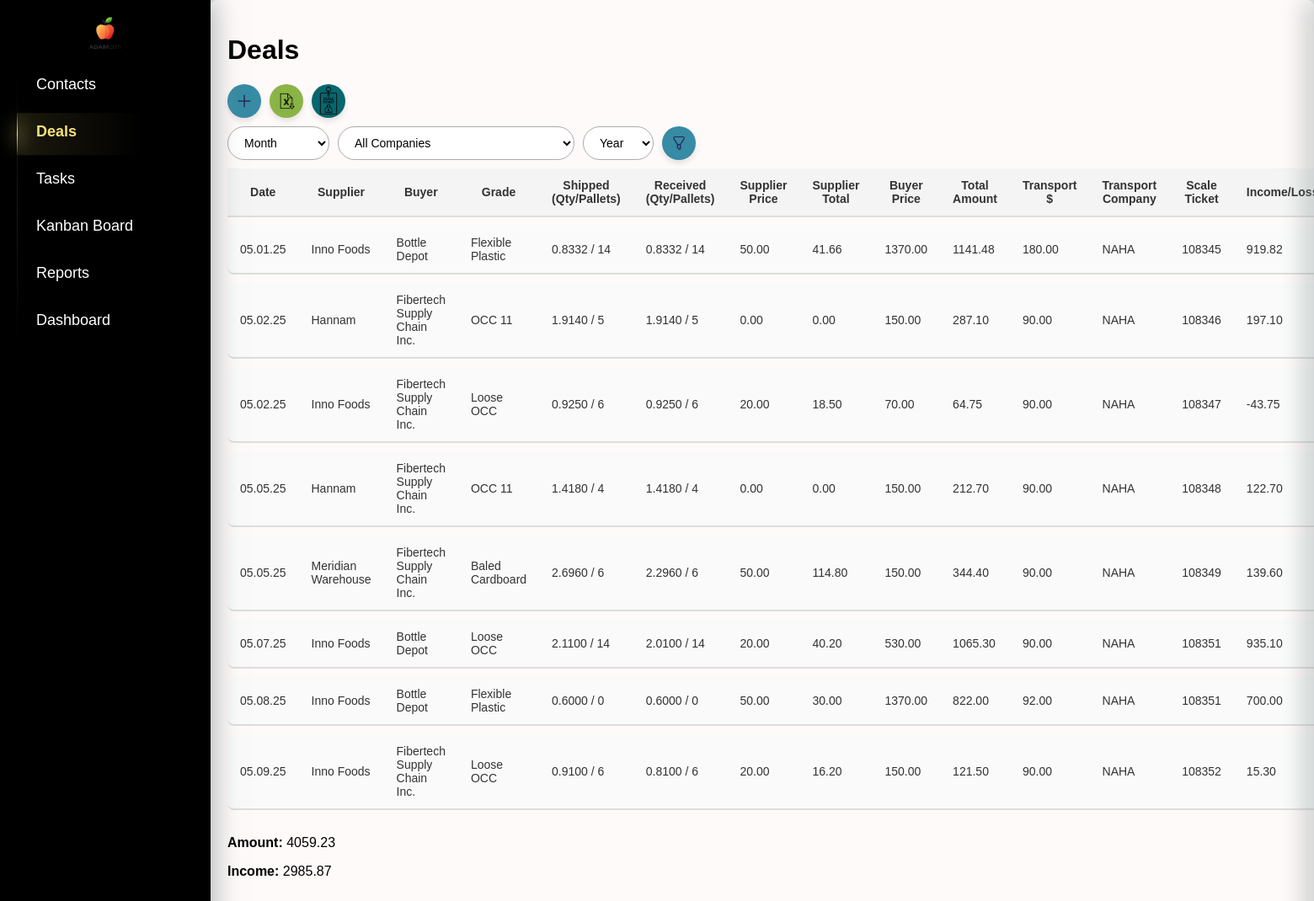
Page /deals/ on the earlier database version.
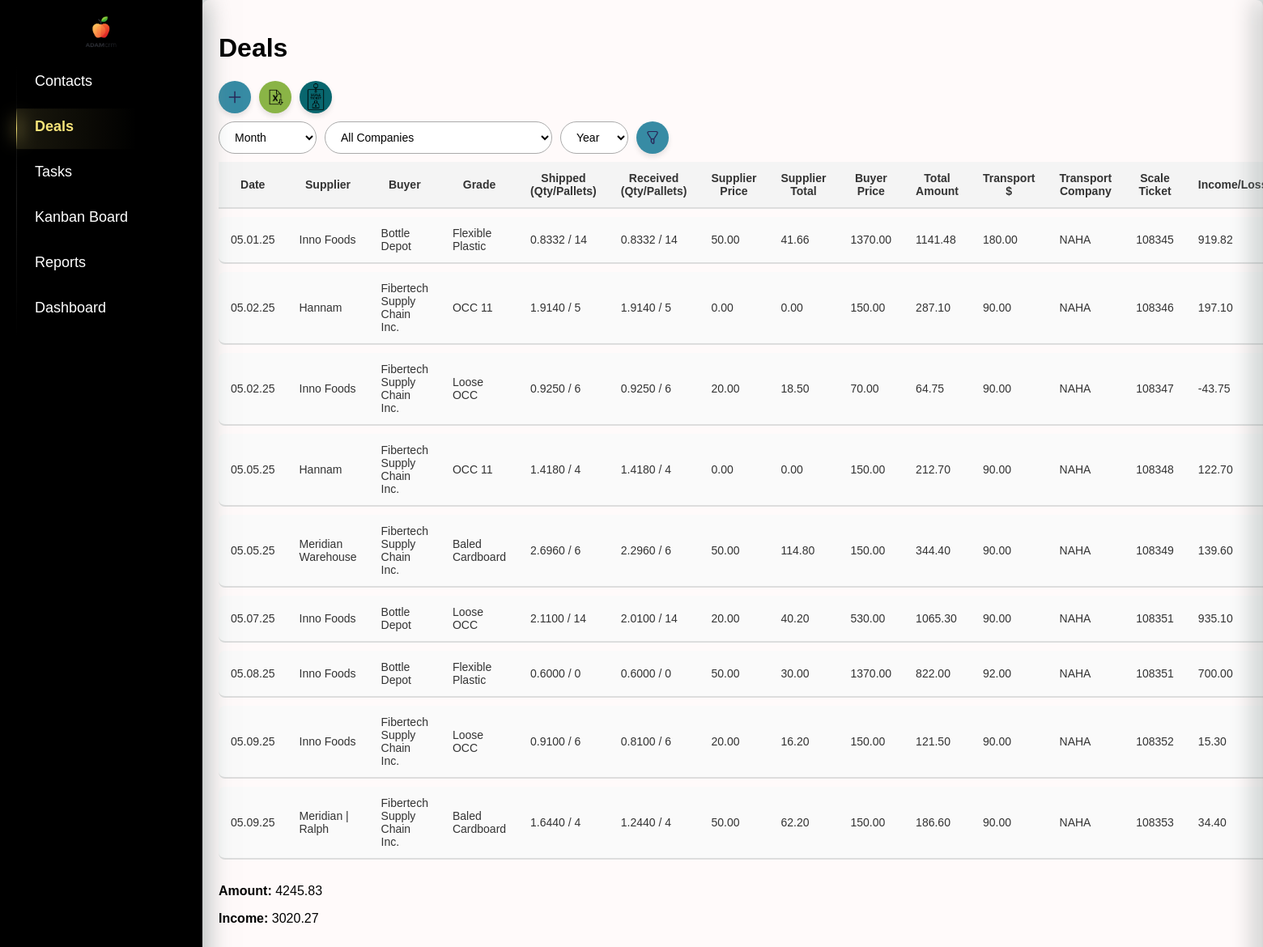
Same page on the later database version.
### crm/models.py (models this page shows, shortened)
class Deals(models.Model):
    date = models.DateTimeField(default=timezone.now)  # Дата сделки
    supplier = models.ForeignKey(Company, on_delete=models.CASCADE, related_name='deals_as_supplier')
    buyer = models.ForeignKey(Company, on_delete=models.CASCADE, related_name='deals_as_buyer', null=True, blank=True)
    grade = models.CharField(max_length=255, choices=[(key, key) for key in settings.MATERIALS_LIST.keys()])
    shipped_quantity = models.DecimalField(max_digits=10, decimal_places=4, null=True, blank=True, default=0)  # Отправленный объем (тонны, паллеты и т.д.)
    shipped_pallets = models.PositiveIntegerField(default=0)  # Количество паллет (по умолчанию 0)
    scale_ticket = models.CharField(max_length=50, blank=True, null=True)  # Номер талона на весы (может быть пустым)
    received_quantity = models.DecimalField(max_digits=10, decimal_places=4, null=True, blank=True, default=0)  # Принятый объем (по умолчанию 0)
    received_pallets = models.IntegerField(default=0)  # Количество паллет, принятых (по умолчанию 0)
    supplier_price = models.DecimalField(max_digits=10, decimal_places=2, blank=True, null=True)  # Цена поставщика (может быть пустым)
    supplier_currency = models.CharField(max_length=10, default="CAD")  # Валюта поставщика (по умолчанию "CAD")
    supplier_total = models.DecimalField(max_digits=10, decimal_places=2, blank=True, null=True)  # Сумма поставщика (может быть пустым)
    buyer_price = models.DecimalField(max_digits=10, decimal_places=2)  # Цена покупателя
    buyer_currency = models.CharField(max_length=10, default="CAD")  # Валюта покупателя (по умолчанию "CAD")
    total_amount = models.DecimalField(max_digits=10, decimal_places=2,default=0)  # Итоговая сумма сделки
    invoice_number = models.CharField(max_length=50, blank=True, null=True)  # Номер счета (может быть пустым)
    paid_date = models.DateField(blank=True, null=True)  # Дата оплаты (может быть пустым)
    transport_cost = models.DecimalField(max_digits=10, decimal_places=2,default=0)  # Стоимость транспорта
    transport_company = models.ForeignKey(Company, on_delete=models.CASCADE, related_name='deals_as_hauler')  # Название транспортной компании (может быть пустым)
    total_income_loss = models.DecimalField(max_digits=10, decimal_places=2,default=0)  # Общий доход/убыток

class Company(models.Model):
    name = models.CharField(max_length=200, unique=True)
    unique_number = models.CharField(max_length=255, unique=True, blank=True, null=True)
    pickup_requested = models.BooleanField(default=False)
    def __str__(self):
        return self.name

### crm/views.py (the view)
# urls.py: path("deals/", views.deal_list, name="deal_list"),
def deal_list(request):
    print("DEBUG: datetime is", datetime)
    today_date = datetime.today()  # ✅ Теперь работает
    companies = Company.objects.all()
    current_month = today_date.month
    current_year = today_date.year
    deals = Deals.objects.all()
    suppliers = Company.objects.filter(contacts__company_type="suppliers").distinct()  # Только поставщики
    buyers = Company.objects.filter(contacts__company_type="buyers").distinct()  # Только покупатели
    hauler = Company.objects.filter(contacts__company_type="hauler").distinct() # Only Haulers
    month = request.GET.get('month', str(current_month).zfill(2))  # Текущий месяц по умолчанию
    year = request.GET.get('year', str(current_year))  # Текущий год по умолчанию
    selected_company_id = request.GET.get('company')
    if selected_company_id:
        deals = deals.filter(
            Q(supplier__id=selected_company_id) |
            Q(buyer__id=selected_company_id) |
            Q(transport_company__id=selected_company_id)
        )
    if month and year:
        deals = deals.filter(date__month=int(month), date__year=int(year))
    elif month:  # Если указан только месяц
        deals = deals.filter(date__month=int(month))
    elif year:  # Если указан только год
        deals = deals.filter(date__year=int(year))
    totals = deals.aggregate(
        total_income_loss=Sum('total_income_loss'),
        total_amount=Sum('total_amount'),
    )
    years = Deals.objects.annotate(year=ExtractYear('date')).values_list('year', flat=True).distinct()
    months = range(1, 13)  # Месяцы с 1 по 12
    month_names = {
        '01': _('January'),
        '02': _('February'),
        '03': _('March'),
        '04': _('April'),
        '05': _('May'),
        '06': _('June'),
        '07': _('July'),
        '08': _('August'),
        '09': _('September'),
        '10': _('October'),
        '11': _('November'),
        '12': _('December'),
    }
    form = DealForm()
    context = {
        'deals': deals,
        'suppliers': suppliers,  # Только поставщики
        'buyers': buyers,  # Только покупатели, если нужно
        'month': month,
        'year': year,
        'totals': totals,
        'years': sorted(years),  # Сортируем список лет для удобства
        'month_names': month_names,
        'months': months,  # Месяцы для выпадающего списка
        'setting': settings,
        'form': form,
        'hauler': hauler,
        'selected_company_id': int(selected_company_id) if selected_company_id else None,
        'companies': companies,
    }
    return render(request, 'crm/deal_list.html', context)

### crm/forms.py
class DealForm(forms.ModelForm):
    class Meta:
        model = Deals
        fields = [
            'date', 'supplier', 'buyer', 'grade', 'shipped_quantity', 'shipped_pallets',
            'scale_ticket', 'received_quantity', 'received_pallets', 'supplier_price',
            'supplier_currency', 'supplier_total', 'buyer_price', 'buyer_currency',
            'total_amount', 'invoice_number', 'paid_date', 'transport_cost', 'transport_company',
            'total_income_loss'
        ]
        widgets = {
            'date': forms.DateTimeInput(attrs={'type': 'datetime-local'}),
            'paid_date': forms.DateInput(attrs={'type': 'date'}),
            'supplier_price': forms.NumberInput(attrs={'step': '0.01'}),
            'buyer_price': forms.NumberInput(attrs={'step': '0.01'}),
            'transport_cost': forms.NumberInput(attrs={'step': '0.01'}),
            'total_amount': forms.NumberInput(attrs={'step': '0.01'}),
            'total_income_loss': forms.NumberInput(attrs={'step': '0.01'}),
        }

### crm/templatetags/custom_filters.py (called while the page is built)
@register.filter(name='get_month_name')
def get_month_name(value):
    try:
        return calendar.month_name[int(value)]
    except (ValueError, IndexError):
        return value

### crm/templates/crm/deal_list.html (shortened to what this page needs)
{% extends 'crm/index.html' %}
{% load static %}
{% load custom_filters %}
{% block content %}
        <h1>Deals</h1>
        <div class="buttons-container">
            <button id="addNewDealBtn" class="add-new-deal-btn">
                <img src="{% static 'crm/images/icons/plus.png' %}" alt="Add Icon" class="icon">
            </button>
            <a href="{% url 'export_deals_to_excel' %}?month={{ month }}&year={{ year }}" class="export-btn">
                <img src="{% static 'crm/images/icons/excel.png' %}" alt="Export Icon" class="icon">
            </a>
            <button onclick="openScaleTicketSidebar()" class="scale-btn">
                <img src="{% static 'crm/images/icons/scale_ticket.png' %}" alt="Add Icon" class="icon">
            </button>
        </div>
        <form method="get" action="{% url 'deal_list' %}" class="filter-form">
            <div class="filter-container">
                <div class="filter-item">
                    <select name="month" id="month">
                        <option value="" {% if not month %}selected{% endif %}>Month</option>
                    </select>
                </div>
                <div class="filter-item">
                    <select name="company" id="company">
                        <option value="">All Companies</option>
                    </select>
                </div>
                <div class="filter-item">
                    <select name="year" id="year">
                        <option value="" {% if not year %}selected{% endif %}>Year</option>
                    </select>
                </div>
                <div class="filter-item">
                    <button type="submit" class="filter-btn">
                        <img src="{% static 'crm/images/icons/filter.png' %}" alt="Filter Icon" class="icon">
                    </button>
                </div>
            </div>
        </form>
        <table id="dealTable" class="deal-table">
            <thead>
                <tr>
                    <th>Date</th>
                    <th>Supplier</th>
                    <th>Buyer</th>
                    <th>Grade</th>
                    <th>Shipped (Qty/Pallets)</th>
                    <th>Received (Qty/Pallets)</th>
                    <th>Supplier Price</th>
                    <th>Supplier Total</th>
                    <th>Buyer Price</th>
                    <th>Total Amount</th>
                    <th>Transport $</th>
                    <th>Transport Company</th>
                    <th>Scale Ticket</th>
                    <th>Income/Loss</th>
                </tr>
            </thead>
            <tbody>
                {% for deal in deals %}
                <tr class="deal-row" data-id="{{ deal.id }}">
                    <td>{{ deal.date|date:'m.d.y' }}</td>
                    <td>{{ deal.supplier.name }}</td>
                    <td>{{ deal.buyer.name }}</td>
                    <td>{{ deal.grade }}</td>
                    <td>{{ deal.shipped_quantity }} / {{ deal.shipped_pallets }}</td>
                    <td>{{ deal.received_quantity }} / {{ deal.received_pallets }}</td>
                    <td>{{ deal.supplier_price }}</td>
                    <td>{{ deal.supplier_total }}</td>
                    <td>{{ deal.buyer_price }}</td>
                    <td>{{ deal.total_amount }}</td>
                    <td>{{ deal.transport_cost }}</td>
                    <td>{{ deal.transport_company }}</td>
                    <td>{{ deal.scale_ticket|default:"N/A" }}</td>
                    <td>{{ deal.total_income_loss }}</td>
                </tr>
                {% empty %}
                <tr><td colspan="14">No deals available.</td></tr>
                {% endfor %}
            </tbody>
        </table>
        <div style="margin-top: 20px;">
            <p><strong>Amount:</strong> {{ totals.total_amount|default:"0.00"|floatformat:2 }}</p>
            <p><strong>Income:</strong> {{ totals.total_income_loss|default:"0.00"|floatformat:2 }}</p>
        </div>
    <link rel="stylesheet" href="{% static 'crm/deal_list.css' %}">
    <link rel="stylesheet" href="{% static 'crm/styles.css' %}">
{% endblock %}

### crm/templates/crm/index.html (shortened to what this page needs)
<!DOCTYPE html>
<html lang="en">
<head>
    {% load static %}
    <link rel="stylesheet" href="{% static 'crm/index.css' %}">
    <link rel="stylesheet" href="{% static 'crm/styles.css' %}">
    <link rel="stylesheet" href="{% static 'crm/deal_list.css' %}">
</head>
<body>
    <nav class="sidebar">
      <div class="logo">
        <a href="{% url 'sales_analytics' %}">
          <img src="{% static 'crm/images/logo2.png' %}" alt="Logo" class="logo-img">
        </a>
      </div>
      <div class="radio-container">
        <ul>
          <li><a href="{% url 'contacts_list' %}">Contacts</a></li>
          <li><a href="{% url 'deal_list' %}">Deals</a></li>
          <li><a href="{% url 'task_list' %}">Tasks</a></li>
          <li><a href="{% url 'kanban_board' %}">Kanban Board</a></li>
          <li><a href="{% url 'report_list' %}">Reports</a></li>
          <li><a href="{% url 'sales_analytics' %}">Dashboard</a></li>
        </ul>
      </div>
    </nav>
        <div class="content">
            {% block content %}
            {% endblock %}
        </div>
</body>
</html>

### crm/static/crm/index.css (style rules this page uses)
:root { --primary-bg: #FFFAFA; --secondary-bg: #FFFAFA; --highlight: #8AAAA5; --accent: #CABD9A; --dark-accent: #A5956D; --shadow-color: rgba(124, 138, 137, 0.6); }
body { margin: 0; font-family: Arial, sans-serif; background-color: white; }
.sidebar { position: fixed; top: 0; left: 0; width: 210px; height: 100vh; background-color: black; padding: 20px; color: white; box-shadow: 0 4px 30px 5px var(--shadow-color); }
.sidebar ul { list-style: none; padding: 0; margin: 0; }
.sidebar ul li { margin-bottom: 15px; }
.sidebar ul li a { color: white; text-decoration: none; font-size: 18px; display: block; padding: 10px 15px; border-radius: 5px; transition: color 0.3s ease-in-out; }
.sidebar ul li a.active { color: var(--main-color); font-weight: bold; }
.sidebar .logo { display: flex; justify-content: center; align-items: center; margin-bottom: 20px; }
.logo img { max-width: 100px; height: auto; }
.content { flex-grow: 1; padding: 20px; background-color: var(--primary-bg); border-radius: 8px; margin-left: 250px; min-height: 100vh; box-shadow: 0 4px 30px 5px var(--shadow-color); }
.radio-container { --main-color: #f7e479; --main-color-opacity: #f7e4791c; --total-radio: 3; display: flex; flex-direction: column; position: relative; padding-left: 0.5rem; }

### crm/static/crm/styles.css (style rules this page uses)
.logo img { max-height: 40px; width: auto; object-fit: contain; display: block; }
.icon { width: 20px; height: 20px; margin: 0; display: block; object-fit: contain; }
.deal-table { width: 100%; border-collapse: separate; border-spacing: 0 10px; }
.deal-table th, .deal-table td { padding: 12px 15px; font-size: 14px; color: #333; border-bottom: 2px solid #ddd; }
.deal-table tbody tr td:first-child { border-top-left-radius: 8px; border-bottom-left-radius: 8px; }
.deal-table tbody tr td:last-child { border-top-right-radius: 8px; border-bottom-right-radius: 8px; }
.deal-table thead tr { background-color: #f4f4f4; }
.deal-table tbody tr { background-color: #fafafa; }
.logo-img { width: 30px; height: auto; }

### crm/static/crm/deal_list.css (style rules this page uses)
.buttons-container { display: flex; gap: 10px; align-items: center; margin-bottom: 10px; }
.add-new-deal-btn { display: flex; align-items: center; justify-content: center; width: 40px; height: 40px; background-color: #378BA4; border: none; border-radius: 50%; cursor: pointer; transition: background-color 0.3s ease, transform 0.2s ease; box-shadow: 0 4px 6px rgba(0, 0, 0, 0.1); padding: 0; overflow: hidden; }
.add-new-deal-btn img { width: 20px; height: 20px; pointer-events: none; object-fit: cover; }
.export-btn { display: flex; align-items: center; justify-content: center; width: 40px; height: 40px; background-color: #8ab446; border: none; border-radius: 50%; cursor: pointer; transition: background-color 0.3s ease, transform 0.2s ease; box-shadow: 0 4px 6px rgba(0, 0, 0, 0.1); padding: 0; overflow: hidden; }
.export-btn img { width: 20px; height: 20px; pointer-events: none; object-fit: cover; }
.scale-btn { display: flex; align-items: center; justify-content: center; width: 40px; height: 40px; background-color: #08666e; border: none; border-radius: 50%; cursor: pointer; transition: background-color 0.3s ease, transform 0.2s ease; box-shadow: 0 4px 6px rgba(0, 0, 0, 0.1); padding: 0; overflow: hidden; }
.scale-btn img { width: 40px; height: 40px; pointer-events: none; object-fit: cover; }
.filter-container { display: flex; gap: 10px; align-items: center; }
.filter-item { display: flex; flex-direction: column; gap: 5px; }
.filter-btn { display: flex; align-items: center; justify-content: center; width: 40px; height: 40px; background-color: #378BA4; border: none; border-radius: 50%; cursor: pointer; transition: background-color 0.3s ease, transform 0.2s ease; box-shadow: 0 4px 6px rgba(0, 0, 0, 0.1); padding: 0; overflow: hidden; }
.filter-btn .icon { width: 20px; height: 20px; pointer-events: none; object-fit: contain; }
.filter-item input, .filter-item select { padding: 10px 15px; border: 1px solid #aaa; border-radius: 25px; background: white; font-size: 14px; outline: none; transition: 0.3s; }

Differences in the rows shown:
added Deals: date "05.09.25", supplier.name "Meridian | Ralph", buyer.name "Fibertech Supply Chain Inc.", grade "Baled Cardboard", shipped_quantity "1.6440", shipped_pallets "4", received_quantity "1.2440", received_pallets "4", supplier_price "50.00", supplier_total "62.20", buyer_price "150.00", total_amount "186.60", transport_cost "90.00", transport_company "NAHA", scale_ticket "108353", total_income_loss "34.40"
Other differences:
{{ totals.total_amount|default:"0.00"|floatformat:2 }}: "4059.23" → "4245.83"
{{ totals.total_income_loss|default:"0.00"|floatformat:2 }}: "2985.87" → "3020.27"
